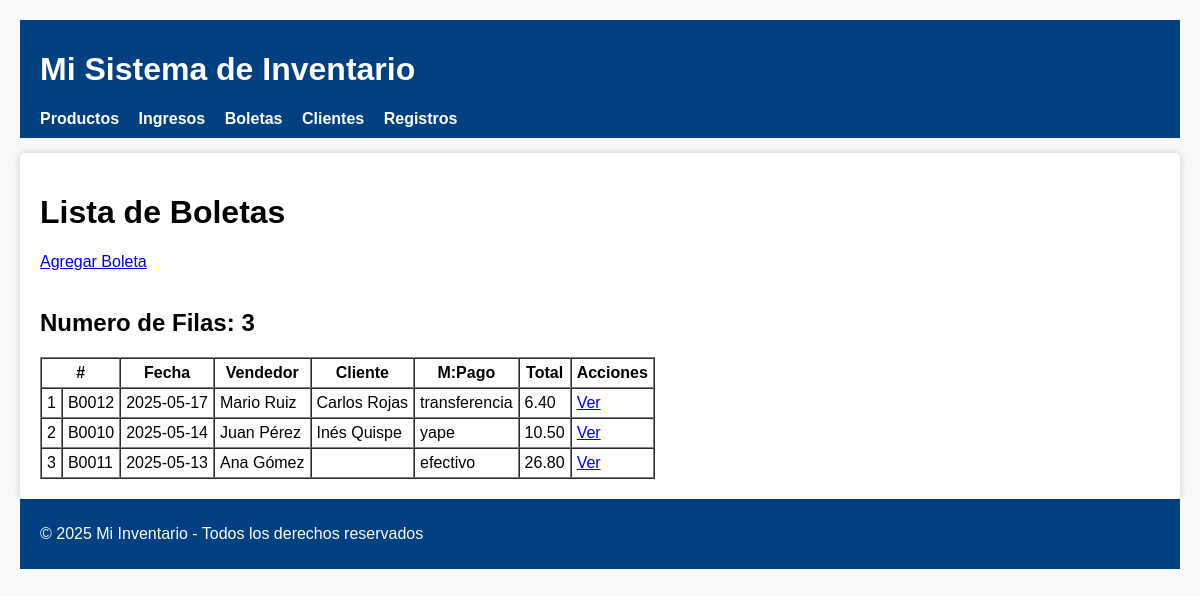
Before: /?controller=boleta&action=index with the older database file.
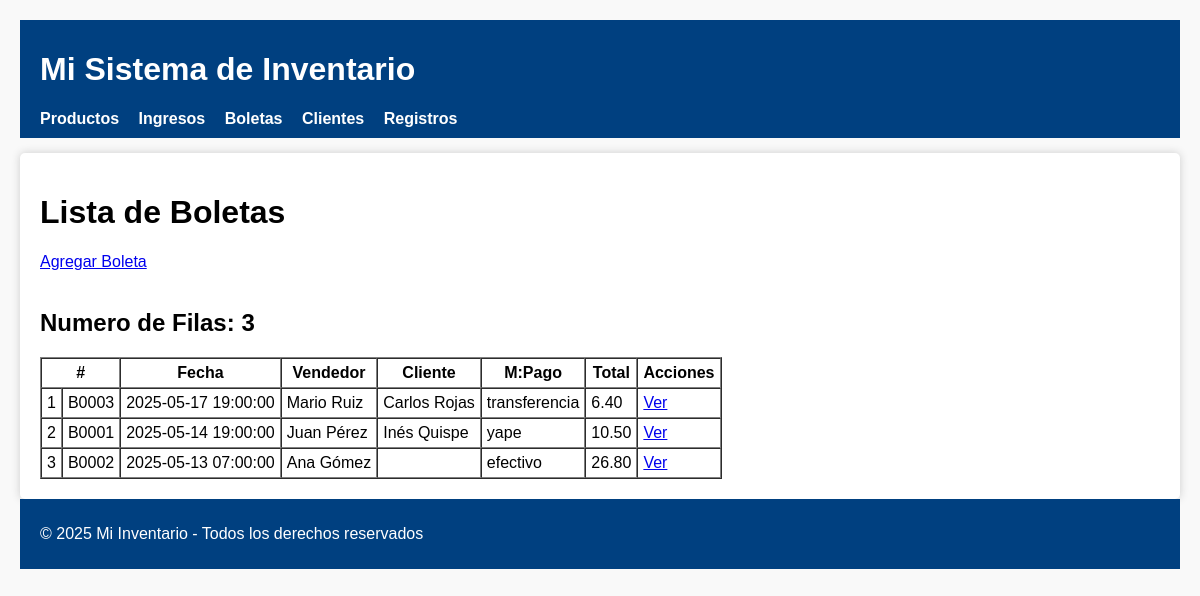
After: the same page with the newer database file.
### tables this page shows
CREATE TABLE boletas (
    id INT AUTO_INCREMENT PRIMARY KEY,
    numero_boleta VARCHAR(20) NOT NULL,
    fecha DATETIME NOT NULL DEFAULT CURRENT_TIMESTAMP,
    vendedor VARCHAR(100) NOT NULL,
    cliente_id INT,
    tipo_pago ENUM('efectivo', 'transferencia', 'yape') NOT NULL,
    total DECIMAL(10,2) NOT NULL,
    pagado BOOLEAN DEFAULT TRUE,
    FOREIGN KEY (cliente_id) REFERENCES clientes(id) ON DELETE SET NULL
);

CREATE TABLE clientes (
    id INT AUTO_INCREMENT PRIMARY KEY,
    nombre VARCHAR(100) NOT NULL,
    telefono VARCHAR(20),
    direccion TEXT
);

### controllers/BoletaController.php (called while the page is built, shortened)
<?php
require_once BASE_PATH . '\models\Boleta.php';
class BoletaController
{
    private $boleta;
    public function __construct()
    {
        $database = new Database();
        $this->db = $database->conectar();
        $this->boleta = new Boleta($this->db);
    }
    public function index()
    {
        $boletas = $this->boleta->getAll();
        require BASE_PATH . '\views\boletas\index.php';
        require BASE_PATH . '\views\layout.php';
    }
}

### config/database.php (called while the page is built, shortened)
<?php
class Database
{
    private $host = "localhost";
    private $db_name = "inventario_app";
    private $username = "root";
    private $password = "";
    public function conectar()
    {
        $this->conn = null;
        try {
            $this->conn = new PDO("mysql:host={$this->host};dbname={$this->db_name};charset=utf8mb4", $this->username, $this->password);
            $this->conn->setAttribute(PDO::ATTR_ERRMODE, PDO::ERRMODE_EXCEPTION);
        } catch (PDOException $exception) {
            echo "Error de conexión: " . $exception->getMessage();
        }
        return $this->conn;
    }
}

### models/Boleta.php (called while the page is built, shortened)
<?php
require_once BASE_PATH . '/models/BaseModel.php';
class boleta extends BaseModel
{
    public function getAll()
    {
        $query = "SELECT b.id, b.numero_boleta, b.fecha, b.vendedor, c.nombre AS `cliente`, b.tipo_pago, b.total FROM `boletas` b LEFT JOIN `clientes` c ON b.cliente_id = c.id ORDER BY b.fecha DESC";
        return $this->fetchAllQuery($query);
    }
}

### models/BaseModel.php (called while the page is built, shortened)
<?php class BaseModel
{
    public $db;
    public function __construct($db)
    {
        $this->db = $db;
    }
    protected function fetchAllQuery(string $sql, array $params = []): array
    {
        $stmt = $this->db->prepare($sql);
        $stmt->execute($params);
        return $stmt->fetchAll(PDO::FETCH_ASSOC);
    }
}

### views/boletas/index.php (the view, shortened to what this page needs)
<div>
    <h1>Lista de Boletas</h1>
    <a href='?controller=boleta&action=create'>Agregar Boleta</a>
</div><br>
<div>
    <h2>Numero de Filas: <?= count($boletas) ?></h2>
</div>
<table border='1' cellpadding='5' cellspacing='0'>
    <tr>
        <th colspan="2">#</th>
        <th>Fecha</th>
        <th>Vendedor</th>
        <th>Cliente</th>
        <th>M:Pago</th>
        <th>Total</th>
        <th>Acciones</th>
    </tr>
    <?php
    $c = 1;
    foreach ($boletas as $bol): ?>
        <tr>
            <td><?= htmlspecialchars($c++) ?></td>
            <td><?= htmlspecialchars($bol['numero_boleta']) ?></td>
            <td><?= htmlspecialchars($bol['fecha']) ?></td>
            <td><?= htmlspecialchars($bol['vendedor']) ?></td>
            <td><?= htmlspecialchars($bol['cliente']) ?></td>
            <td><?= htmlspecialchars($bol['tipo_pago']) ?></td>
            <td><?= htmlspecialchars($bol['total']) ?></td>
            <td>
                <a href="?controller=boleta&action=show&id=<?= $bol['id'] ?>">Ver</a>
            </td>
        </tr>
    <?php endforeach; ?>
</table>

Changed rows visible on the page:
changed boletas "Mario Ruiz": numero_boleta "B0012" → "B0003"; fecha "2025-05-17" → "2025-05-17 19:00:00"
changed boletas "Juan Pérez": numero_boleta "B0010" → "B0001"; fecha "2025-05-14" → "2025-05-14 19:00:00"
changed boletas "Ana Gómez": numero_boleta "B0011" → "B0002"; fecha "2025-05-13" → "2025-05-13 07:00:00"
